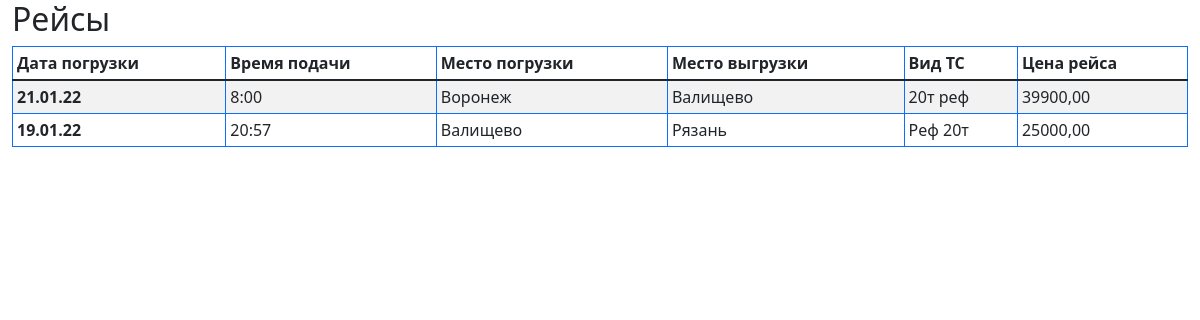
Page /trips/ on the earlier database version.
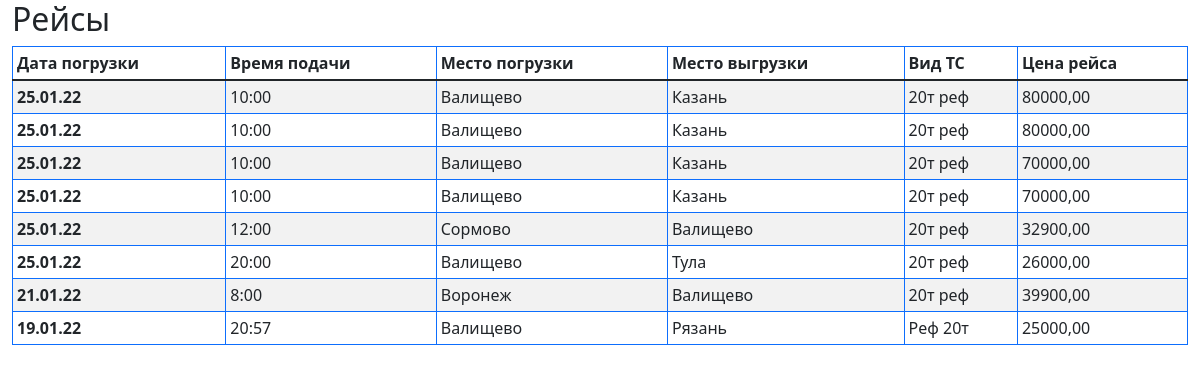
Same page on the later database version.
### TruckReestr/models.py (models this page shows, shortened)
class Trip(models.Model):
    trip_date = models.DateField(verbose_name="Дата погрузки")
    trip_time = models.TimeField(verbose_name="Время подачи")
    trip_from = models.CharField(verbose_name="Место погрузки", max_length=255)
    trip_to = models.CharField(verbose_name="Место выгрузки", max_length=255)
    type_auto = models.CharField(verbose_name="Вид ТС", max_length=50)
    trip_cost = models.DecimalField(verbose_name="Цена рейса", max_digits=10, decimal_places=2)
    driver = models.ForeignKey("Driver", on_delete=models.CASCADE)
    truck = models.ForeignKey("Truck", on_delete=models.CASCADE)
    class Meta:
        verbose_name = 'Рейс'
        verbose_name_plural = 'Рейсы'
        ordering = ['-trip_date', 'trip_time']

### TruckReestr/views.py (the view)
# urls.py: path('trips/', TripsListView.as_view()),
class TripsListView(ListView):
    model = Trip
    context_object_name = 'trips'

### templates/TruckReestr/trip_list.html (shortened to what this page needs)
<!DOCTYPE html>
<html lang="en">
<head>
    <link href="https://cdn.jsdelivr.net/npm/bootstrap@5.1.3/dist/css/bootstrap.min.css" rel="stylesheet">
</head>
<body>
{% block content %}
    <div class="container-fluid">
    <h2>Рейсы</h2>
    <table class="table table-bordered table-hover table-sm table-striped border-primary">
        <thead>
    <tr >
      <th scope="col">Дата погрузки</th>
      <th scope="col">Время подачи</th>
      <th scope="col">Место погрузки</th>
      <th scope="col">Место выгрузки</th>
      <th scope="col">Вид ТС</th>
      <th scope="col">Цена рейса</th>
    </tr>
  </thead>
        <tbody>
    {% for trip in trips %}
    <tr>
      <th scope="row">{{ trip.trip_date }}</th>
      <td>{{ trip.trip_time }}</td>
      <td>{{ trip.trip_from }}</td>
      <td>{{ trip.trip_to}}</td>
      <td>{{ trip.type_auto}}</td>
      <td>{{ trip.trip_cost}}</td>
    </tr>
    {% endfor %}
  </tbody>
</table>
    </div>
{% endblock %}
</body>
</html>

Differences in the rows shown:
added Trip: trip_date "25.01.22", trip_time "10:00", trip_from "Валищево", trip_to "Казань", type_auto "20т реф", trip_cost "80000,00"
added Trip: trip_date "25.01.22", trip_time "10:00", trip_from "Валищево", trip_to "Казань", type_auto "20т реф", trip_cost "80000,00"
added Trip: trip_date "25.01.22", trip_time "10:00", trip_from "Валищево", trip_to "Казань", type_auto "20т реф", trip_cost "70000,00"
added Trip: trip_date "25.01.22", trip_time "10:00", trip_from "Валищево", trip_to "Казань", type_auto "20т реф", trip_cost "70000,00"
added Trip: trip_date "25.01.22", trip_time "12:00", trip_from "Сормово", trip_to "Валищево", type_auto "20т реф", trip_cost "32900,00"
added Trip: trip_date "25.01.22", trip_time "20:00", trip_from "Валищево", trip_to "Тула", type_auto "20т реф", trip_cost "26000,00"
